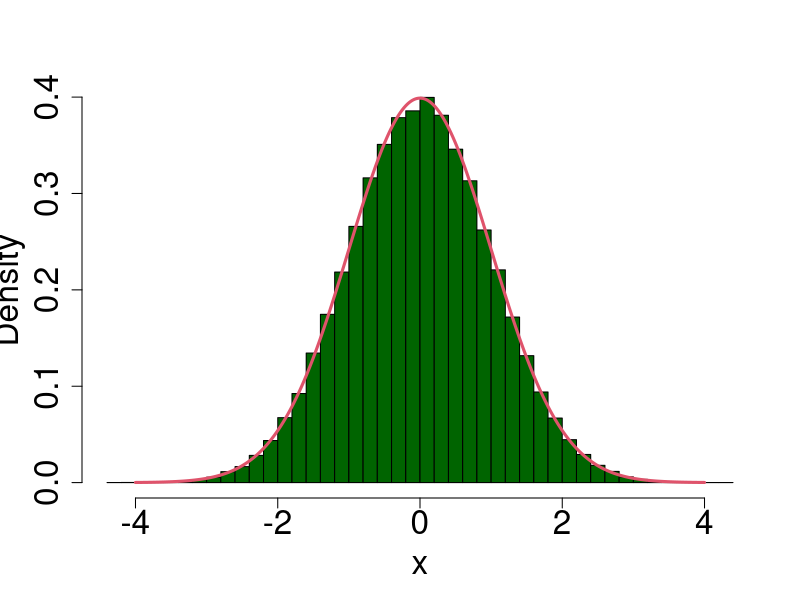
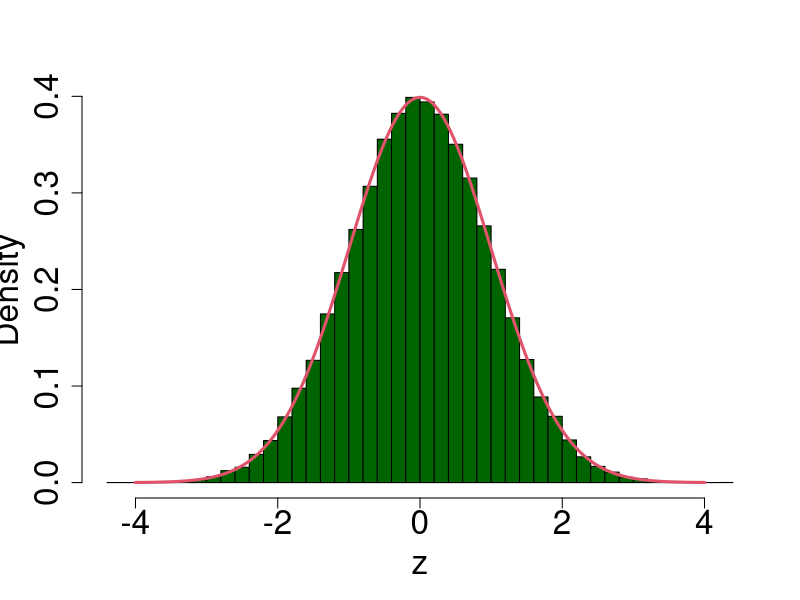

R code for these plots, in order:
# rm(list=ls())
#====================================================
# Exemplo para gerar de uma normal padrao pelo metodo
# da rejeicao utilizando proposta U(-10,10) e Cauchy
#====================================================
set.seed(12345)
n      <- 100000 # Tamanho da amostra

#====================================================
# Gerando de uma proposta U(-10,10)
#====================================================

# O valor que maxima a aceitacao para U(-10,10) e'
C  <- 20/sqrt(2*pi)
x  <- rep(NA,n)
k  <- 0
v  <- 0
while(k<=n){
	v <- v+1
	w  <- runif(1,-10,10)
	prob <- dnorm(w)/( C*dunif(w,-10,10) )
#	if( rbinom(1,1,prob) ){
	if( runif(1) < prob ){
		k    <- k+1
		x[k] <- w
	}
}

# taxa de aceitacao empirica
 n / v

x11()
hist(x,nclass=50,prob=T,main="",cex.axis=2,cex.lab=2,col="darkgreen")
xseq <- seq(-4,4,length=1000)
yseq <- dnorm(xseq)
lines(xseq,yseq,col=2,lwd=3)

#====================================================
# Gerando de uma proposta Cauchy

# O valor que maxima a aceitacao para Cauchy e'
D  <- dnorm(1)/dt(1,1)
D
z  <- rep(NA,n)
k  <- 0
v  <- 0
while(k<=n){
	v  <- v+1
	w  <- rt(1,1)
	prob <- dnorm(w)/( D*dt(w,1) )
#	if( rbinom(1,1,prob) ){
	if( runif(1) < prob ){
		k    <- k+1
		z[k] <- w
	}
}

# taxa de aceitacao empirica
 n / v

x11()
hist(z,nclass=50,prob=T,main="",cex.axis=2,cex.lab=2,col="darkgreen")
xseq <- seq(-4,4,length=1000)
yseq <- dnorm(xseq)
lines(xseq,yseq,col=2,lwd=3)

#====================================================
# Fim
#====================================================

